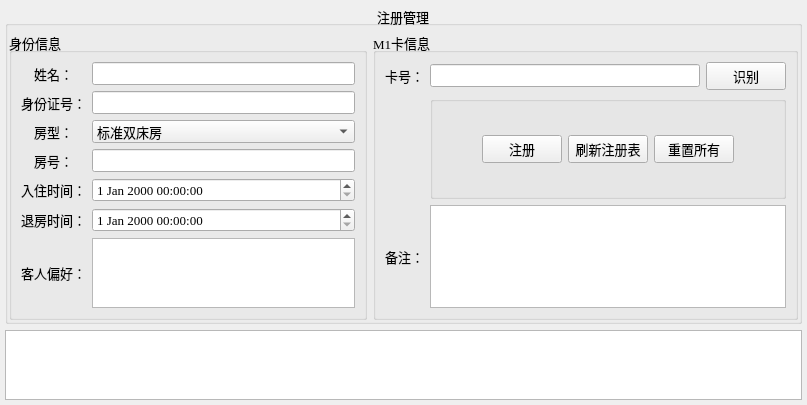
<?xml version="1.0" encoding="UTF-8"?>
<ui version="4.0">
 <class>RegistorWidget</class>
 <widget class="QWidget" name="RegistorWidget">
  <property name="geometry">
   <rect>
    <x>0</x>
    <y>0</y>
    <width>807</width>
    <height>360</height>
   </rect>
  </property>
  <property name="windowTitle">
   <string>Form</string>
  </property>
  <layout class="QVBoxLayout" name="verticalLayout_2">
   <property name="leftMargin">
    <number>5</number>
   </property>
   <property name="topMargin">
    <number>5</number>
   </property>
   <property name="rightMargin">
    <number>5</number>
   </property>
   <property name="bottomMargin">
    <number>5</number>
   </property>
   <item>
    <widget class="QGroupBox" name="groupBox_4">
     <property name="font">
      <font>
       <family>Times New Roman</family>
       <pointsize>10</pointsize>
      </font>
     </property>
     <property name="title">
      <string>注册管理</string>
     </property>
     <property name="alignment">
      <set>Qt::AlignCenter</set>
     </property>
     <layout class="QVBoxLayout" name="verticalLayout_3">
      <property name="leftMargin">
       <number>1</number>
      </property>
      <property name="topMargin">
       <number>6</number>
      </property>
      <property name="rightMargin">
       <number>1</number>
      </property>
      <property name="bottomMargin">
       <number>1</number>
      </property>
      <item>
       <widget class="QFrame" name="frame">
        <property name="sizePolicy">
         <sizepolicy hsizetype="Preferred" vsizetype="Maximum">
          <horstretch>0</horstretch>
          <verstretch>0</verstretch>
         </sizepolicy>
        </property>
        <property name="maximumSize">
         <size>
          <width>16777215</width>
          <height>500</height>
         </size>
        </property>
        <property name="font">
         <font>
          <family>Times New Roman</family>
          <pointsize>10</pointsize>
         </font>
        </property>
        <layout class="QHBoxLayout" name="horizontalLayout_3">
         <property name="leftMargin">
          <number>0</number>
         </property>
         <property name="topMargin">
          <number>0</number>
         </property>
         <property name="rightMargin">
          <number>0</number>
         </property>
         <property name="bottomMargin">
          <number>0</number>
         </property>
         <item>
          <widget class="QGroupBox" name="groupBox">
           <property name="minimumSize">
            <size>
             <width>330</width>
             <height>0</height>
            </size>
           </property>
           <property name="font">
            <font>
             <family>Times New Roman</family>
             <pointsize>10</pointsize>
            </font>
           </property>
           <property name="title">
            <string>身份信息</string>
           </property>
           <layout class="QGridLayout" name="gridLayout">
            <item row="2" column="2">
             <widget class="QComboBox" name="comboBox_RoomType">
              <property name="font">
               <font>
                <family>Times New Roman</family>
                <pointsize>10</pointsize>
               </font>
              </property>
              <item>
               <property name="text">
                <string>标准双床房</string>
               </property>
              </item>
              <item>
               <property name="text">
                <string>豪华双床房</string>
               </property>
              </item>
              <item>
               <property name="text">
                <string>标准大床房</string>
               </property>
              </item>
              <item>
               <property name="text">
                <string>豪华大床房</string>
               </property>
              </item>
              <item>
               <property name="text">
                <string>总统套房</string>
               </property>
              </item>
             </widget>
            </item>
            <item row="2" column="0">
             <widget class="QLabel" name="label_RoomType">
              <property name="font">
               <font>
                <family>Times New Roman</family>
                <pointsize>10</pointsize>
               </font>
              </property>
              <property name="text">
               <string>房型：</string>
              </property>
              <property name="textFormat">
               <enum>Qt::AutoText</enum>
              </property>
              <property name="alignment">
               <set>Qt::AlignCenter</set>
              </property>
             </widget>
            </item>
            <item row="1" column="2">
             <widget class="QLineEdit" name="lineEdit_IdCard"/>
            </item>
            <item row="6" column="2">
             <widget class="QTextEdit" name="textEdit_PersonMark">
              <property name="font">
               <font>
                <family>Times New Roman</family>
                <pointsize>10</pointsize>
               </font>
              </property>
              <property name="html">
               <string>&lt;!DOCTYPE HTML PUBLIC &quot;-//W3C//DTD HTML 4.0//EN&quot; &quot;http://www.w3.org/TR/REC-html40/strict.dtd&quot;&gt;
&lt;html&gt;&lt;head&gt;&lt;meta name=&quot;qrichtext&quot; content=&quot;1&quot; /&gt;&lt;style type=&quot;text/css&quot;&gt;
p, li { white-space: pre-wrap; }
&lt;/style&gt;&lt;/head&gt;&lt;body style=&quot; font-family:'Times New Roman'; font-size:10pt; font-weight:400; font-style:normal;&quot;&gt;
&lt;p style=&quot;-qt-paragraph-type:empty; margin-top:0px; margin-bottom:0px; margin-left:0px; margin-right:0px; -qt-block-indent:0; text-indent:0px;&quot;&gt;&lt;br /&gt;&lt;/p&gt;
&lt;p style=&quot;-qt-paragraph-type:empty; margin-top:0px; margin-bottom:0px; margin-left:0px; margin-right:0px; -qt-block-indent:0; text-indent:0px;&quot;&gt;&lt;br /&gt;&lt;/p&gt;&lt;/body&gt;&lt;/html&gt;</string>
              </property>
             </widget>
            </item>
            <item row="4" column="0">
             <widget class="QLabel" name="label_checkInTime">
              <property name="text">
               <string>入住时间：</string>
              </property>
              <property name="alignment">
               <set>Qt::AlignCenter</set>
              </property>
             </widget>
            </item>
            <item row="1" column="0">
             <widget class="QLabel" name="label_IdCard">
              <property name="text">
               <string>身份证号：</string>
              </property>
              <property name="alignment">
               <set>Qt::AlignCenter</set>
              </property>
             </widget>
            </item>
            <item row="6" column="0">
             <widget class="QLabel" name="Label_PersonMark">
              <property name="font">
               <font>
                <family>Times New Roman</family>
                <pointsize>10</pointsize>
               </font>
              </property>
              <property name="text">
               <string>客人偏好：</string>
              </property>
              <property name="alignment">
               <set>Qt::AlignCenter</set>
              </property>
             </widget>
            </item>
            <item row="0" column="0">
             <widget class="QLabel" name="label">
              <property name="font">
               <font>
                <family>Times New Roman</family>
                <pointsize>10</pointsize>
               </font>
              </property>
              <property name="text">
               <string>姓名：</string>
              </property>
              <property name="alignment">
               <set>Qt::AlignCenter</set>
              </property>
             </widget>
            </item>
            <item row="0" column="2">
             <widget class="QLineEdit" name="lineEdit_Name">
              <property name="font">
               <font>
                <family>Times New Roman</family>
                <pointsize>10</pointsize>
               </font>
              </property>
             </widget>
            </item>
            <item row="3" column="2">
             <widget class="QLineEdit" name="lineEdit_RoomId"/>
            </item>
            <item row="3" column="0">
             <widget class="QLabel" name="label_2">
              <property name="text">
               <string>房号：</string>
              </property>
              <property name="alignment">
               <set>Qt::AlignCenter</set>
              </property>
             </widget>
            </item>
            <item row="4" column="2">
             <widget class="QDateTimeEdit" name="dateTimeEdit_checkInTime"/>
            </item>
            <item row="5" column="2">
             <widget class="QDateTimeEdit" name="dateTimeEdit_checkOutTime"/>
            </item>
            <item row="5" column="0">
             <widget class="QLabel" name="label_checkOutTime">
              <property name="text">
               <string>退房时间：</string>
              </property>
             </widget>
            </item>
           </layout>
          </widget>
         </item>
         <item>
          <layout class="QVBoxLayout" name="verticalLayout">
           <property name="spacing">
            <number>0</number>
           </property>
           <item>
            <widget class="QGroupBox" name="groupBox_2">
             <property name="sizePolicy">
              <sizepolicy hsizetype="Preferred" vsizetype="Minimum">
               <horstretch>0</horstretch>
               <verstretch>0</verstretch>
              </sizepolicy>
             </property>
             <property name="minimumSize">
              <size>
               <width>330</width>
               <height>0</height>
              </size>
             </property>
             <property name="font">
              <font>
               <family>Times New Roman</family>
               <pointsize>10</pointsize>
              </font>
             </property>
             <property name="title">
              <string>M1卡信息</string>
             </property>
             <layout class="QGridLayout" name="gridLayout_2">
              <item row="3" column="0">
               <widget class="QLabel" name="label_6">
                <property name="font">
                 <font>
                  <family>Times New Roman</family>
                  <pointsize>10</pointsize>
                 </font>
                </property>
                <property name="text">
                 <string>备注：</string>
                </property>
                <property name="alignment">
                 <set>Qt::AlignCenter</set>
                </property>
               </widget>
              </item>
              <item row="0" column="0">
               <widget class="QLabel" name="label_4">
                <property name="font">
                 <font>
                  <family>Times New Roman</family>
                  <pointsize>10</pointsize>
                 </font>
                </property>
                <property name="text">
                 <string>卡号：</string>
                </property>
                <property name="alignment">
                 <set>Qt::AlignCenter</set>
                </property>
               </widget>
              </item>
              <item row="3" column="1">
               <widget class="QTextEdit" name="textEdit_CardMark">
                <property name="sizePolicy">
                 <sizepolicy hsizetype="Expanding" vsizetype="Ignored">
                  <horstretch>0</horstretch>
                  <verstretch>0</verstretch>
                 </sizepolicy>
                </property>
                <property name="font">
                 <font>
                  <family>Times New Roman</family>
                  <pointsize>10</pointsize>
                 </font>
                </property>
               </widget>
              </item>
              <item row="0" column="1">
               <layout class="QHBoxLayout" name="horizontalLayout_2">
                <item>
                 <widget class="QLineEdit" name="lineEdit_CardId">
                  <property name="font">
                   <font>
                    <family>Times New Roman</family>
                    <pointsize>10</pointsize>
                   </font>
                  </property>
                  <property name="readOnly">
                   <bool>true</bool>
                  </property>
                 </widget>
                </item>
                <item>
                 <widget class="QPushButton" name="btn_Inventory">
                  <property name="font">
                   <font>
                    <family>Times New Roman</family>
                    <pointsize>10</pointsize>
                   </font>
                  </property>
                  <property name="text">
                   <string>识别</string>
                  </property>
                 </widget>
                </item>
               </layout>
              </item>
              <item row="1" column="1">
               <widget class="QGroupBox" name="groupBox_3">
                <property name="sizePolicy">
                 <sizepolicy hsizetype="Preferred" vsizetype="Ignored">
                  <horstretch>0</horstretch>
                  <verstretch>0</verstretch>
                 </sizepolicy>
                </property>
                <property name="font">
                 <font>
                  <family>Times New Roman</family>
                  <pointsize>10</pointsize>
                 </font>
                </property>
                <property name="title">
                 <string/>
                </property>
                <layout class="QHBoxLayout" name="horizontalLayout">
                 <item>
                  <spacer name="horizontalSpacer">
                   <property name="font">
                    <font>
                     <family>Times New Roman</family>
                     <pointsize>10</pointsize>
                    </font>
                   </property>
                   <property name="orientation">
                    <enum>Qt::Horizontal</enum>
                   </property>
                   <property name="sizeHint" stdset="0">
                    <size>
                     <width>40</width>
                     <height>20</height>
                    </size>
                   </property>
                  </spacer>
                 </item>
                 <item>
                  <widget class="QPushButton" name="btn_Register">
                   <property name="font">
                    <font>
                     <family>Times New Roman</family>
                     <pointsize>10</pointsize>
                    </font>
                   </property>
                   <property name="text">
                    <string>注册</string>
                   </property>
                  </widget>
                 </item>
                 <item>
                  <widget class="QPushButton" name="btn_Refresh">
                   <property name="font">
                    <font>
                     <family>Times New Roman</family>
                     <pointsize>10</pointsize>
                    </font>
                   </property>
                   <property name="text">
                    <string>刷新注册表</string>
                   </property>
                   <property name="autoDefault">
                    <bool>false</bool>
                   </property>
                  </widget>
                 </item>
                 <item>
                  <widget class="QPushButton" name="btn_Reset">
                   <property name="font">
                    <font>
                     <family>Times New Roman</family>
                     <pointsize>10</pointsize>
                    </font>
                   </property>
                   <property name="text">
                    <string>重置所有</string>
                   </property>
                  </widget>
                 </item>
                 <item>
                  <spacer name="horizontalSpacer_4">
                   <property name="font">
                    <font>
                     <family>Times New Roman</family>
                     <pointsize>10</pointsize>
                    </font>
                   </property>
                   <property name="orientation">
                    <enum>Qt::Horizontal</enum>
                   </property>
                   <property name="sizeHint" stdset="0">
                    <size>
                     <width>40</width>
                     <height>20</height>
                    </size>
                   </property>
                  </spacer>
                 </item>
                </layout>
               </widget>
              </item>
             </layout>
            </widget>
           </item>
          </layout>
         </item>
        </layout>
       </widget>
      </item>
     </layout>
    </widget>
   </item>
   <item>
    <widget class="QTableView" name="tableView"/>
   </item>
  </layout>
 </widget>
 <resources/>
 <connections/>
</ui>
